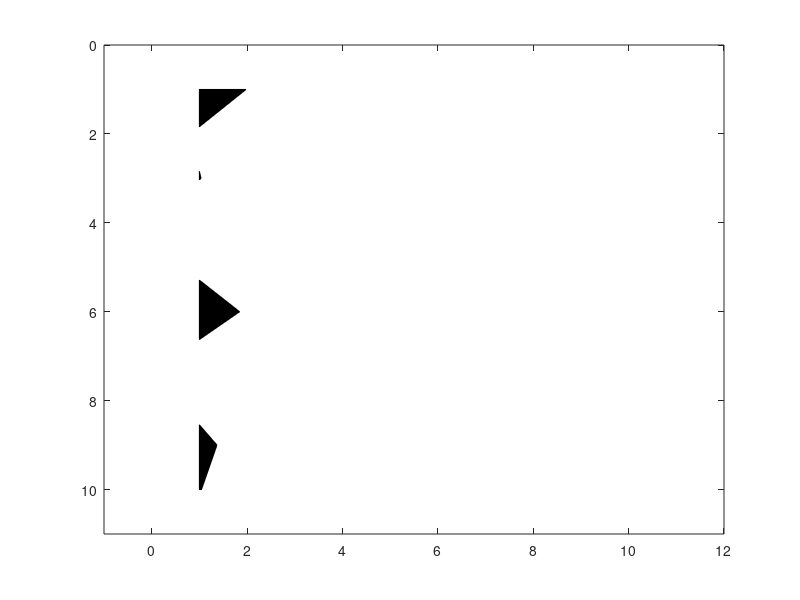

Source code (MATLAB): (Note: this script raises an error after producing the figure.)
function wigb (a,scal,x,z,amx)
% WIGB  WIGB(a,scal,x,z,amx) to plot seismic data in wiggle format.
%       'a' is input matrix.
%	 x and z are vectors with offset and time.
%	 If only 'a' is enter, 'scal,x,z,amn,amx' are decided automatically; 
%	 otherwise, 'scal' is a scalar; 'x, z' are vectors for annotation in 
%	offset and time, amx are the amplitude range.
% Author:
% 	Xingong Li, Dec. 1995
% Changes: 
%	Jun11,1997: add amx
% 	May16,1997: updated for v5 - add 'zeros line' to background color
% 	May17,1996: if scal ==0, plot without scaling
% 	Aug6, 1996: if max(tr)==0, plot a line 

if nargin == 0, nx=10;nz=10; a = rand(nz,nx)-0.5; end;
a=real(a);
[nz,nx]=size(a);

trmx= max(abs(a));%if trmx==inf trmx=ones(size(a(1,:)));end
if (nargin <= 4); amx=max(trmx)/1.0;  end;
if (nargin <= 2); x=[1:nx]; z=[1:nz]; end;
if (nargin <= 1); scal =1; end;

if nx <= 1; disp(' ERR:PlotWig: nx has to be more than 1');return;end;

 % take the average as dx
	dx1 = abs(x(2:nx)-x(1:nx-1));
 	dx = median(dx1);

 dz=z(2)-z(1);
 xmx=max(max(a)); xmn=min(min(a)); 

 if scal == 0; scal=1; end;
 a = a * dx /amx; 
 a = a * scal;

 fprintf(' PlotWig: data range [%f, %f], plotted max %f \n',xmn,xmx,amx);
 
% set display range 
x1=min(x)-2.0*dx; x2=max(x)+2.0*dx;
z1=min(z)-dz; z2=max(z)+dz;
 
set(gca,'NextPlot','add','Box','on', ...
  'XLim', [x1 x2], ...
  'YDir','reverse', ...
  'YLim',[z1 z2]);
 

	fillcolor = [0 0 0];
	linecolor = [0 0 0];
	linewidth = 0.1;

	z=z'; 	% input as row vector
	zstart=z(1);
	zend  =z(nz);

for i=1:nx,
   
  if trmx(i) ~= 0;    % skip the zero traces
	tr=a(:,i); 	% --- one scale for all section
  	s = sign(tr) ;
  	i1= find( s(1:nz-1) ~= s(2:nz) );	% zero crossing points
	npos = length(i1);


	%12/7/97 
	zadd = i1 + tr(i1) ./ (tr(i1) - tr(i1+1)); %locations with 0 amplitudes
	aadd = zeros(size(zadd));

	[zpos,vpos] = find(tr >0);
	[zz,iz] = sort([zpos; zadd]); 	% indices of zero point plus positives
	aa = [tr(zpos); aadd];
	aa = aa(iz);

	% be careful at the ends
		if tr(1)>0, 	a0=0; z0=1.00;
      elseif ~isempty(zadd), 		a0=0; z0=zadd(1);
         else a0=0; z0=1.00;
		end;
		if tr(nz)>0, 	a1=0; z1=nz; 
		else, 		a1=0; z1=max(zadd);
		end;
			
	zz = [z0; zz; z1; z0];
 	aa = [a0; aa; a1; a0];
		

	zzz = zstart + zz*dz -dz;

	patch( aa+x(i) , zzz,  fillcolor);

	line( 'Color',[1 1 1],'EraseMode','background',  ...
         'Xdata', x(i)+[0 0], 'Ydata',[zstart zend]); % remove zero line

%'LineWidth',linewidth, ...
%12/7/97 'Xdata', x(i)+[0 0], 'Ydata',[z0 z1]*dz);	% remove zero line

	line( 'Color',linecolor,'EraseMode','background',  ...
	 'LineWidth',linewidth, ...
	 'Xdata', tr+x(i), 'Ydata',z);	% negatives line

   else % zeros trace
	line( 'Color',linecolor,'EraseMode','background',  ...
	 'LineWidth',linewidth, ...
         'Xdata', [x(i) x(i)], 'Ydata',[zstart zend]);
   end;
end;
